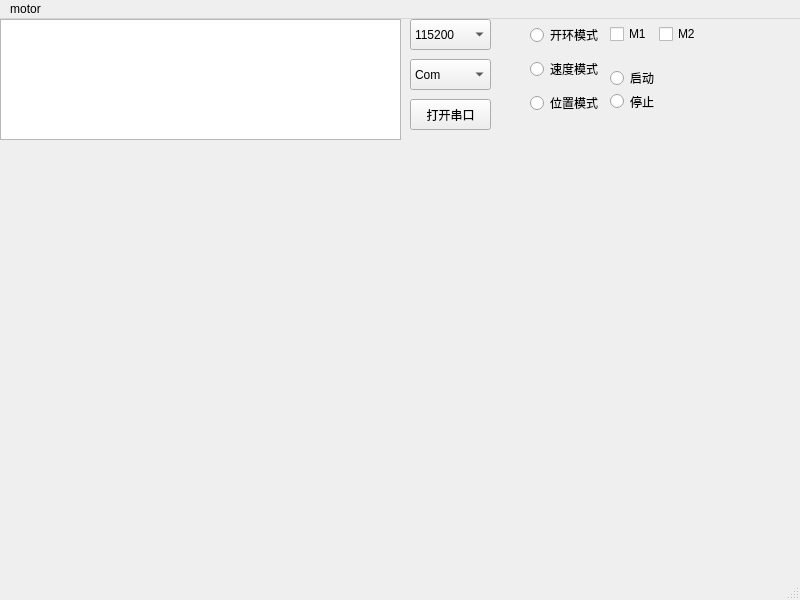
<?xml version="1.0" encoding="UTF-8"?>
<ui version="4.0">
 <class>MainWindow</class>
 <widget class="QMainWindow" name="MainWindow">
  <property name="geometry">
   <rect>
    <x>0</x>
    <y>0</y>
    <width>800</width>
    <height>600</height>
   </rect>
  </property>
  <property name="windowTitle">
   <string>MainWindow</string>
  </property>
  <widget class="QWidget" name="centralwidget">
   <widget class="QPushButton" name="OpBt">
    <property name="geometry">
     <rect>
      <x>410</x>
      <y>80</y>
      <width>81</width>
      <height>31</height>
     </rect>
    </property>
    <property name="text">
     <string>打开串口</string>
    </property>
   </widget>
   <widget class="QTextEdit" name="textEdit">
    <property name="geometry">
     <rect>
      <x>0</x>
      <y>0</y>
      <width>401</width>
      <height>121</height>
     </rect>
    </property>
   </widget>
   <widget class="QComboBox" name="comboBox">
    <property name="geometry">
     <rect>
      <x>410</x>
      <y>0</y>
      <width>81</width>
      <height>31</height>
     </rect>
    </property>
    <item>
     <property name="text">
      <string>115200</string>
     </property>
    </item>
    <item>
     <property name="text">
      <string>4000000</string>
     </property>
    </item>
    <item>
     <property name="text">
      <string>9600</string>
     </property>
    </item>
   </widget>
   <widget class="QComboBox" name="comboBox_2">
    <property name="geometry">
     <rect>
      <x>410</x>
      <y>40</y>
      <width>81</width>
      <height>31</height>
     </rect>
    </property>
    <item>
     <property name="text">
      <string>Com</string>
     </property>
    </item>
   </widget>
   <widget class="QWidget" name="verticalLayoutWidget">
    <property name="geometry">
     <rect>
      <x>530</x>
      <y>0</y>
      <width>71</width>
      <height>101</height>
     </rect>
    </property>
    <layout class="QVBoxLayout" name="verticalLayout">
     <item>
      <widget class="QRadioButton" name="radioButton">
       <property name="text">
        <string>开环模式</string>
       </property>
      </widget>
     </item>
     <item>
      <widget class="QRadioButton" name="radioButton_2">
       <property name="text">
        <string>速度模式</string>
       </property>
      </widget>
     </item>
     <item>
      <widget class="QRadioButton" name="radioButton_3">
       <property name="text">
        <string>位置模式</string>
       </property>
      </widget>
     </item>
    </layout>
   </widget>
   <widget class="QWidget" name="horizontalLayoutWidget">
    <property name="geometry">
     <rect>
      <x>610</x>
      <y>0</y>
      <width>91</width>
      <height>31</height>
     </rect>
    </property>
    <layout class="QHBoxLayout" name="horizontalLayout">
     <item>
      <widget class="QCheckBox" name="checkBox">
       <property name="text">
        <string>M1</string>
       </property>
      </widget>
     </item>
     <item>
      <widget class="QCheckBox" name="checkBox_2">
       <property name="text">
        <string>M2</string>
       </property>
      </widget>
     </item>
    </layout>
   </widget>
   <widget class="QWidget" name="verticalLayoutWidget_2">
    <property name="geometry">
     <rect>
      <x>610</x>
      <y>50</y>
      <width>71</width>
      <height>41</height>
     </rect>
    </property>
    <layout class="QVBoxLayout" name="verticalLayout_2">
     <item>
      <widget class="QRadioButton" name="radioButton_4">
       <property name="text">
        <string>启动</string>
       </property>
      </widget>
     </item>
     <item>
      <widget class="QRadioButton" name="radioButton_5">
       <property name="text">
        <string>停止</string>
       </property>
      </widget>
     </item>
    </layout>
   </widget>
  </widget>
  <widget class="QMenuBar" name="menubar">
   <property name="geometry">
    <rect>
     <x>0</x>
     <y>0</y>
     <width>800</width>
     <height>17</height>
    </rect>
   </property>
   <widget class="QMenu" name="menumotor">
    <property name="title">
     <string>motor</string>
    </property>
   </widget>
   <addaction name="menumotor"/>
  </widget>
  <widget class="QStatusBar" name="statusbar"/>
 </widget>
 <resources/>
 <connections/>
</ui>
